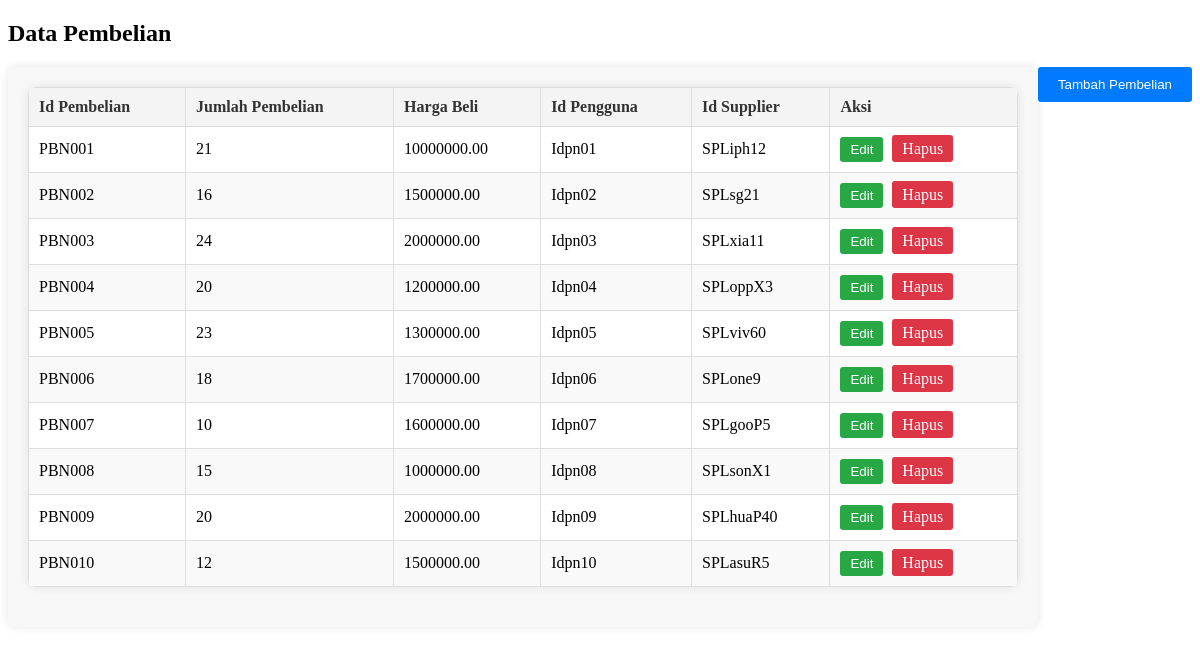
The page /menus/pembelian.php (signed in) on the database its author committed.
### tables this page shows
CREATE TABLE Pembelian (
    IdPembelian VARCHAR(10) NOT NULL PRIMARY KEY,
    JumlahPembelian INT NOT NULL,
    HargaBeli DECIMAL(10, 2) NOT NULL,
    IdPengguna VARCHAR(10) NOT NULL,
    IdSupplier VARCHAR(10) NOT NULL,
    FOREIGN KEY (IdPengguna) REFERENCES Pengguna(IdPengguna),
    FOREIGN KEY (IdSupplier) REFERENCES Supplier(IdSupplier)
);

### class/pembelian.php (called while the page is built, shortened)
<?php
class Pembelian {
    private $conn;
    private $table_name = "Pembelian";
    public function __construct($db) {
        $this->conn = $db;
    }
    public function read() {
        $query = "SELECT * FROM " . $this->table_name . " ORDER BY IdPembelian ASC";
        $stmt = $this->conn->query($query);
        return $stmt;
    }
}
?>

### menus/pembelian.php (the view, shortened to what this page needs)
<?php
require_once('../class/pembelian.php');
$database = new Database();
$db = $database->getConnection();
$pembelian = new Pembelian($db);
$result = $pembelian->read();
?>
<!DOCTYPE html>
<html>
<head>
    <link rel="stylesheet" type="text/css" href="../assets/css/crud.css">
</head>
<body>
<div class="main-content">
    <header>
        <h2>Data Pembelian</h2>
        <button class="add-button" onclick="openForm()">Tambah Pembelian</button>
    </header>
    <div class="content">
        <div class="table-container">
            <table>
                <thead>
                <tr>
                    <th>Id Pembelian</th>
                    <th>Jumlah Pembelian</th>
                    <th>Harga Beli</th>
                    <th>Id Pengguna</th>
                    <th>Id Supplier</th>
                    <th>Aksi</th>
                </tr>
                </thead>
                <tbody>
                <?php while ($row = mysqli_fetch_assoc($result)): ?>
                    <tr>
                        <td><?php echo htmlspecialchars($row['IdPembelian']); ?></td>
                        <td><?php echo htmlspecialchars($row['JumlahPembelian']); ?></td>
                        <td><?php echo htmlspecialchars($row['HargaBeli']); ?></td>
                        <td><?php echo htmlspecialchars($row['IdPengguna']); ?></td>
                        <td><?php echo htmlspecialchars($row['IdSupplier']); ?></td>
                        <td>
                            <button class="edit-btn"
                                    data-id="<?php echo htmlspecialchars($row['IdPembelian']); ?>"
                                    data-jumlah="<?php echo htmlspecialchars($row['JumlahPembelian']); ?>"
                                    data-harga="<?php echo htmlspecialchars($row['HargaBeli']); ?>"
                                    data-idPengguna="<?php echo htmlspecialchars($row['IdPengguna']); ?>"
                                    data-idSupplier="<?php echo htmlspecialchars($row['IdSupplier']); ?>"
                                    onclick="editPembelian(this)">Edit</button>
                            <a href="dashboard.php?page=pembelian&delete=<?php echo htmlspecialchars($row['IdPembelian']); ?>" class="delete-btn" onclick="return confirm('Apakah Anda yakin ingin menghapus pembelian ini?')">Hapus</a>
                        </td>
                    </tr>
                <?php endwhile; ?>
                </tbody>
            </table>
        </div>
    </div>
</div>
</body>
</html>

### assets/css/crud.css (style rules this page uses)
table { width: 100%; border-collapse: collapse; margin-bottom: 20px; background-color: #fff; border-radius: 8px; overflow: hidden; box-shadow: 0 0 10px rgba(0, 0, 0, 0.1); }
table th, table td { padding: 10px; border: 1px solid #ddd; text-align: left; white-space: nowrap; }
table th { background-color: #f4f4f4; font-weight: bold; color: #333; }
table tr:nth-child(even) { background-color: #f9f9f9; }
.table-container { overflow-x: auto; padding: 20px; background-color: #f8f8f8; border-radius: 8px; box-shadow: 0 0 10px rgba(0, 0, 0, 0.1); }
.add-button { padding: 10px 20px; background-color: #007bff; color: white; border: none; border-radius: 3px; cursor: pointer; float: right; margin-bottom: 20px; }
.edit-btn, .delete-btn { padding: 5px 10px; border: none; border-radius: 3px; cursor: pointer; }
.edit-btn { background-color: #28a745; color: white; margin-right: 5px; }
.delete-btn { background-color: #dc3545; color: white; }
table a { text-decoration: none; }

### rows shown on the page
pembelian: IdPembelian "PBN001", JumlahPembelian "21", HargaBeli "10000000.00", IdPengguna "Idpn01", IdSupplier "SPLiph12"
pembelian: IdPembelian "PBN002", JumlahPembelian "16", HargaBeli "1500000.00", IdPengguna "Idpn02", IdSupplier "SPLsg21"
pembelian: IdPembelian "PBN003", JumlahPembelian "24", HargaBeli "2000000.00", IdPengguna "Idpn03", IdSupplier "SPLxia11"
pembelian: IdPembelian "PBN004", JumlahPembelian "20", HargaBeli "1200000.00", IdPengguna "Idpn04", IdSupplier "SPLoppX3"
pembelian: IdPembelian "PBN005", JumlahPembelian "23", HargaBeli "1300000.00", IdPengguna "Idpn05", IdSupplier "SPLviv60"
pembelian: IdPembelian "PBN006", JumlahPembelian "18", HargaBeli "1700000.00", IdPengguna "Idpn06", IdSupplier "SPLone9"
pembelian: IdPembelian "PBN007", JumlahPembelian "10", HargaBeli "1600000.00", IdPengguna "Idpn07", IdSupplier "SPLgooP5"
pembelian: IdPembelian "PBN008", JumlahPembelian "15", HargaBeli "1000000.00", IdPengguna "Idpn08", IdSupplier "SPLsonX1"
pembelian: IdPembelian "PBN009", JumlahPembelian "20", HargaBeli "2000000.00", IdPengguna "Idpn09", IdSupplier "SPLhuaP40"
pembelian: IdPembelian "PBN010", JumlahPembelian "12", HargaBeli "1500000.00", IdPengguna "Idpn10", IdSupplier "SPLasuR5"
